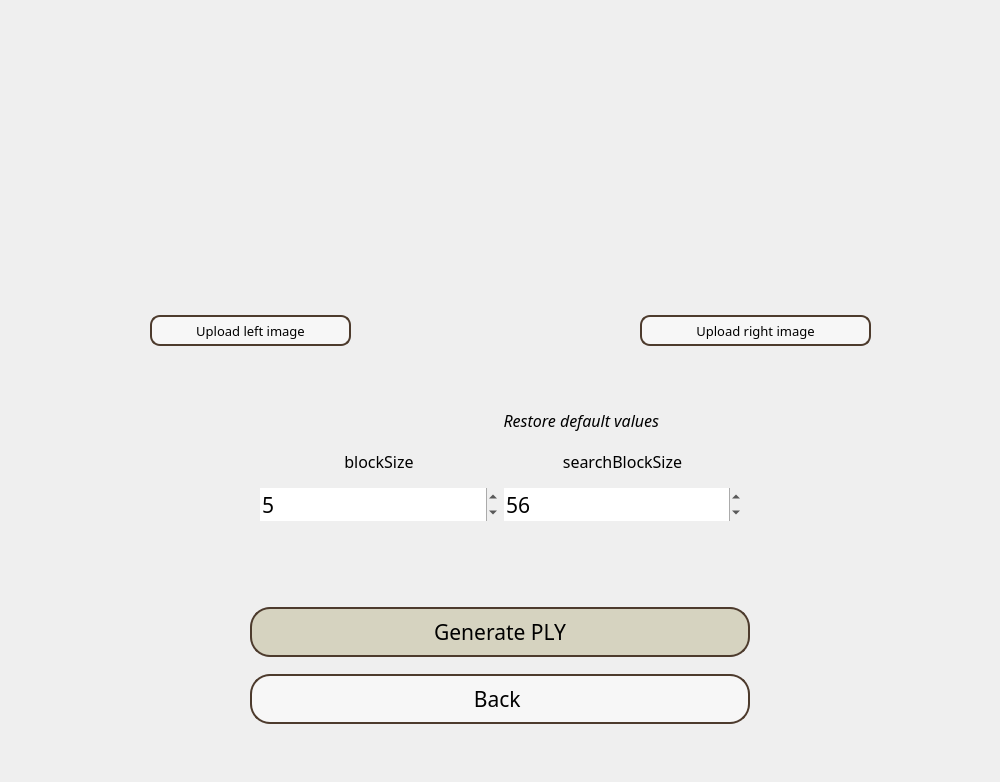
<?xml version="1.0" encoding="UTF-8"?>
<ui version="4.0">
 <class>Dialog</class>
 <widget class="QDialog" name="Dialog">
  <property name="geometry">
   <rect>
    <x>0</x>
    <y>0</y>
    <width>1000</width>
    <height>782</height>
   </rect>
  </property>
  <property name="minimumSize">
   <size>
    <width>1000</width>
    <height>500</height>
   </size>
  </property>
  <property name="maximumSize">
   <size>
    <width>1000</width>
    <height>800</height>
   </size>
  </property>
  <property name="windowTitle">
   <string>Dialog</string>
  </property>
  <widget class="QWidget" name="widgetMainScreen" native="true">
   <property name="geometry">
    <rect>
     <x>0</x>
     <y>0</y>
     <width>1000</width>
     <height>800</height>
    </rect>
   </property>
   <property name="minimumSize">
    <size>
     <width>800</width>
     <height>800</height>
    </size>
   </property>
   <property name="maximumSize">
    <size>
     <width>1000</width>
     <height>800</height>
    </size>
   </property>
   <property name="baseSize">
    <size>
     <width>500</width>
     <height>500</height>
    </size>
   </property>
   <property name="styleSheet">
    <string notr="true">#widgetMainScreen{
background-image: url(&quot;C:/Users/marah/Desktop/Licenta GUI/bg.jpg&quot;);
background-repeat: no-repeat; 
background-position: center; 
}</string>
   </property>
   <widget class="QWidget" name="gridLayoutWidget">
    <property name="geometry">
     <rect>
      <x>0</x>
      <y>590</y>
      <width>1001</width>
      <height>151</height>
     </rect>
    </property>
    <layout class="QGridLayout" name="gridLayout_2">
     <property name="leftMargin">
      <number>150</number>
     </property>
     <property name="rightMargin">
      <number>150</number>
     </property>
     <property name="verticalSpacing">
      <number>0</number>
     </property>
     <item row="1" column="0">
      <widget class="QPushButton" name="oGenerateBtn">
       <property name="maximumSize">
        <size>
         <width>500</width>
         <height>50</height>
        </size>
       </property>
       <property name="font">
        <font>
         <family>Century Gothic</family>
         <pointsize>16</pointsize>
         <weight>50</weight>
         <italic>false</italic>
         <bold>false</bold>
        </font>
       </property>
       <property name="styleSheet">
        <string notr="true">#oGenerateBtn {
border-radius:20px;
background-color:rgb(214, 211, 192);
border: 2px solid rgb(77, 59, 45);
}
#oGenerateBtn:hover{
	background-color:rgba(0, 0, 0, 0.3);
	color: rgb(255, 255, 255);
	border: 2px solid rgb(0, 0, 0);
}
</string>
       </property>
       <property name="text">
        <string>Generate PLY</string>
       </property>
      </widget>
     </item>
     <item row="2" column="0">
      <widget class="QPushButton" name="oBackBtn">
       <property name="maximumSize">
        <size>
         <width>500</width>
         <height>50</height>
        </size>
       </property>
       <property name="font">
        <font>
         <family>Century Gothic</family>
         <pointsize>16</pointsize>
         <weight>50</weight>
         <italic>false</italic>
         <bold>false</bold>
        </font>
       </property>
       <property name="styleSheet">
        <string notr="true">#oBackBtn {
border-radius:20px;
background-color:rgba(255, 255, 255, 0.5);
border: 2px solid rgb(77, 59, 45);
}
#oBackBtn:hover{
	background-color:rgba(0, 0, 0, 0.3);
	color: rgb(255, 255, 255);
	border: 2px solid rgb(0, 0, 0);
}
</string>
       </property>
       <property name="text">
        <string>Back </string>
       </property>
      </widget>
     </item>
    </layout>
   </widget>
   <widget class="QWidget" name="gridLayoutWidget_2">
    <property name="geometry">
     <rect>
      <x>260</x>
      <y>440</y>
      <width>481</width>
      <height>81</height>
     </rect>
    </property>
    <layout class="QGridLayout" name="gridLayout">
     <item row="1" column="0">
      <widget class="QSpinBox" name="oBlockSize">
       <property name="font">
        <font>
         <family>Century Gothic</family>
         <pointsize>16</pointsize>
        </font>
       </property>
       <property name="autoFillBackground">
        <bool>false</bool>
       </property>
       <property name="frame">
        <bool>false</bool>
       </property>
       <property name="minimum">
        <number>0</number>
       </property>
       <property name="maximum">
        <number>999</number>
       </property>
       <property name="value">
        <number>5</number>
       </property>
      </widget>
     </item>
     <item row="1" column="1">
      <widget class="QSpinBox" name="oSearchBlockSize">
       <property name="font">
        <font>
         <family>Century Gothic</family>
         <pointsize>16</pointsize>
        </font>
       </property>
       <property name="autoFillBackground">
        <bool>false</bool>
       </property>
       <property name="frame">
        <bool>false</bool>
       </property>
       <property name="maximum">
        <number>999</number>
       </property>
       <property name="value">
        <number>56</number>
       </property>
      </widget>
     </item>
     <item row="0" column="1">
      <widget class="QLabel" name="label_10">
       <property name="font">
        <font>
         <family>Century Gothic</family>
         <pointsize>12</pointsize>
        </font>
       </property>
       <property name="toolTip">
        <string>Maximum disparity minus minimum disparity. The value is always greater than zero. In the current implementation, this parameter must be divisible by 16.</string>
       </property>
       <property name="text">
        <string>searchBlockSize</string>
       </property>
       <property name="alignment">
        <set>Qt::AlignCenter</set>
       </property>
      </widget>
     </item>
     <item row="0" column="0">
      <widget class="QLabel" name="label_9">
       <property name="font">
        <font>
         <family>Century Gothic</family>
         <pointsize>12</pointsize>
        </font>
       </property>
       <property name="toolTip">
        <string>Minimum possible disparity value. Normally, it is zero but sometimes rectification algorithms can shift images, so this parameter n/eeds to be adjusted accordingly.</string>
       </property>
       <property name="text">
        <string>blockSize</string>
       </property>
       <property name="alignment">
        <set>Qt::AlignCenter</set>
       </property>
      </widget>
     </item>
    </layout>
   </widget>
   <widget class="QWidget" name="horizontalLayoutWidget">
    <property name="geometry">
     <rect>
      <x>0</x>
      <y>0</y>
      <width>1001</width>
      <height>311</height>
     </rect>
    </property>
    <layout class="QHBoxLayout" name="horizontalLayout">
     <item>
      <widget class="QLabel" name="sLeftImage">
       <property name="text">
        <string/>
       </property>
      </widget>
     </item>
     <item>
      <widget class="QLabel" name="sRightImage">
       <property name="text">
        <string/>
       </property>
      </widget>
     </item>
    </layout>
   </widget>
   <widget class="QPushButton" name="oRestoreBtn">
    <property name="geometry">
     <rect>
      <x>390</x>
      <y>400</y>
      <width>271</width>
      <height>41</height>
     </rect>
    </property>
    <property name="maximumSize">
     <size>
      <width>500</width>
      <height>50</height>
     </size>
    </property>
    <property name="font">
     <font>
      <family>Century Gothic</family>
      <pointsize>12</pointsize>
      <weight>50</weight>
      <italic>true</italic>
      <bold>false</bold>
     </font>
    </property>
    <property name="styleSheet">
     <string notr="true">#oRestoreBtn {
text-align:right;
border-radius:20px;
padding-right:2px
}
#oRestoreBtn:hover{
	border: 2px solid rgb(251, 240, 234);
	text-align:right;
	padding-right:2px
}
</string>
    </property>
    <property name="text">
     <string>Restore default values</string>
    </property>
    <property name="iconSize">
     <size>
      <width>20</width>
      <height>20</height>
     </size>
    </property>
   </widget>
   <widget class="QPushButton" name="oRightImgBtn">
    <property name="geometry">
     <rect>
      <x>640</x>
      <y>315</y>
      <width>231</width>
      <height>31</height>
     </rect>
    </property>
    <property name="font">
     <font>
      <family>Century Gothic</family>
      <pointsize>10</pointsize>
     </font>
    </property>
    <property name="styleSheet">
     <string notr="true">#oRightImgBtn {
border-radius:10px;
background-color:rgba(255, 255, 255, 0.5);
border: 2px solid rgb(77, 59, 45);
}
#oRightImgBtn:hover{
	background-color:rgba(0, 0, 0, 0.3);
	color: rgb(255, 255, 255);
	border: 2px solid rgb(0, 0, 0);
}</string>
    </property>
    <property name="text">
     <string>Upload right image</string>
    </property>
   </widget>
   <widget class="QPushButton" name="oLeftImgBtn">
    <property name="geometry">
     <rect>
      <x>150</x>
      <y>315</y>
      <width>201</width>
      <height>31</height>
     </rect>
    </property>
    <property name="font">
     <font>
      <family>Century Gothic</family>
      <pointsize>10</pointsize>
     </font>
    </property>
    <property name="styleSheet">
     <string notr="true">#oLeftImgBtn {
border-radius:10px;
background-color:rgba(255, 255, 255, 0.5);
border: 2px solid rgb(77, 59, 45);
}
#oLeftImgBtn:hover{
	background-color:rgba(0, 0, 0, 0.3);
	color: rgb(255, 255, 255);
	border: 2px solid rgb(0, 0, 0);
}</string>
    </property>
    <property name="text">
     <string>Upload left image</string>
    </property>
   </widget>
  </widget>
 </widget>
 <resources/>
 <connections/>
</ui>
